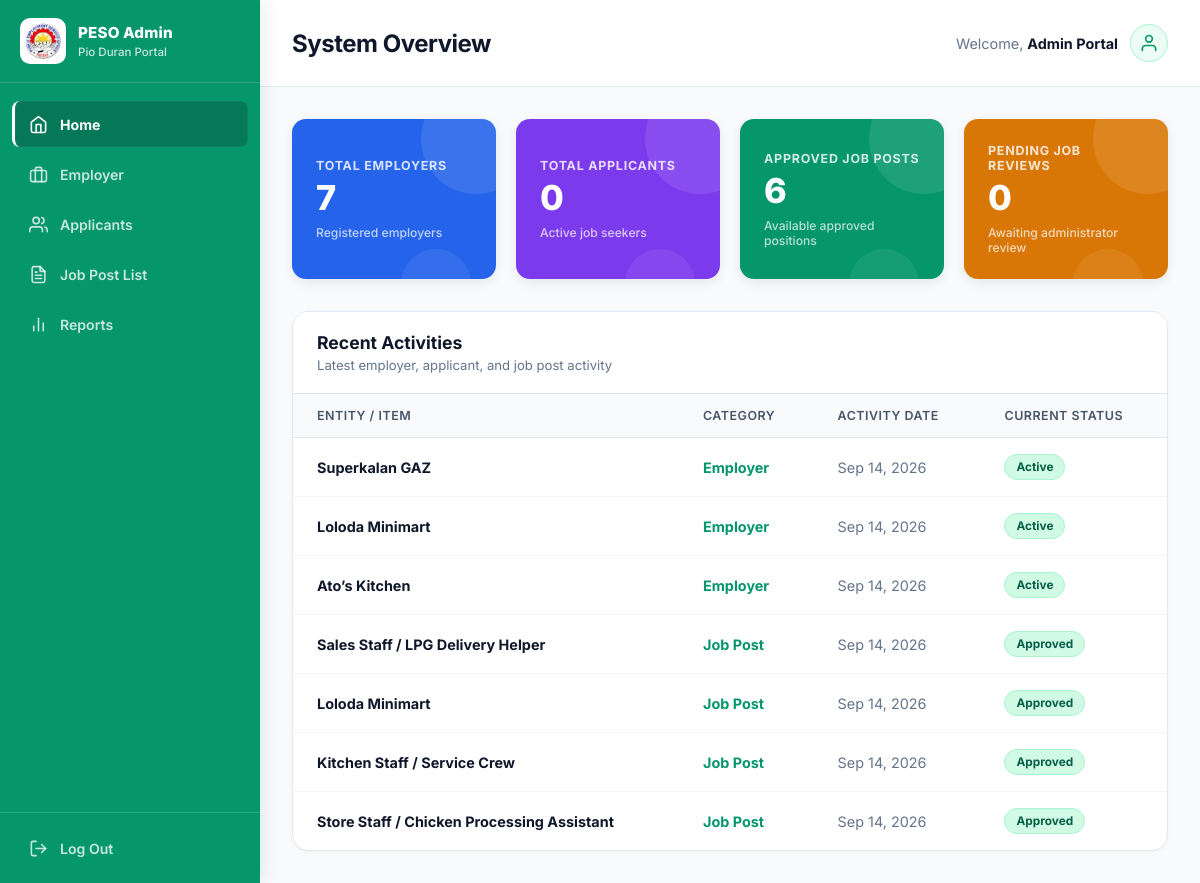
The page /peso/dashboard/ (signed in) on the database as committed earlier.
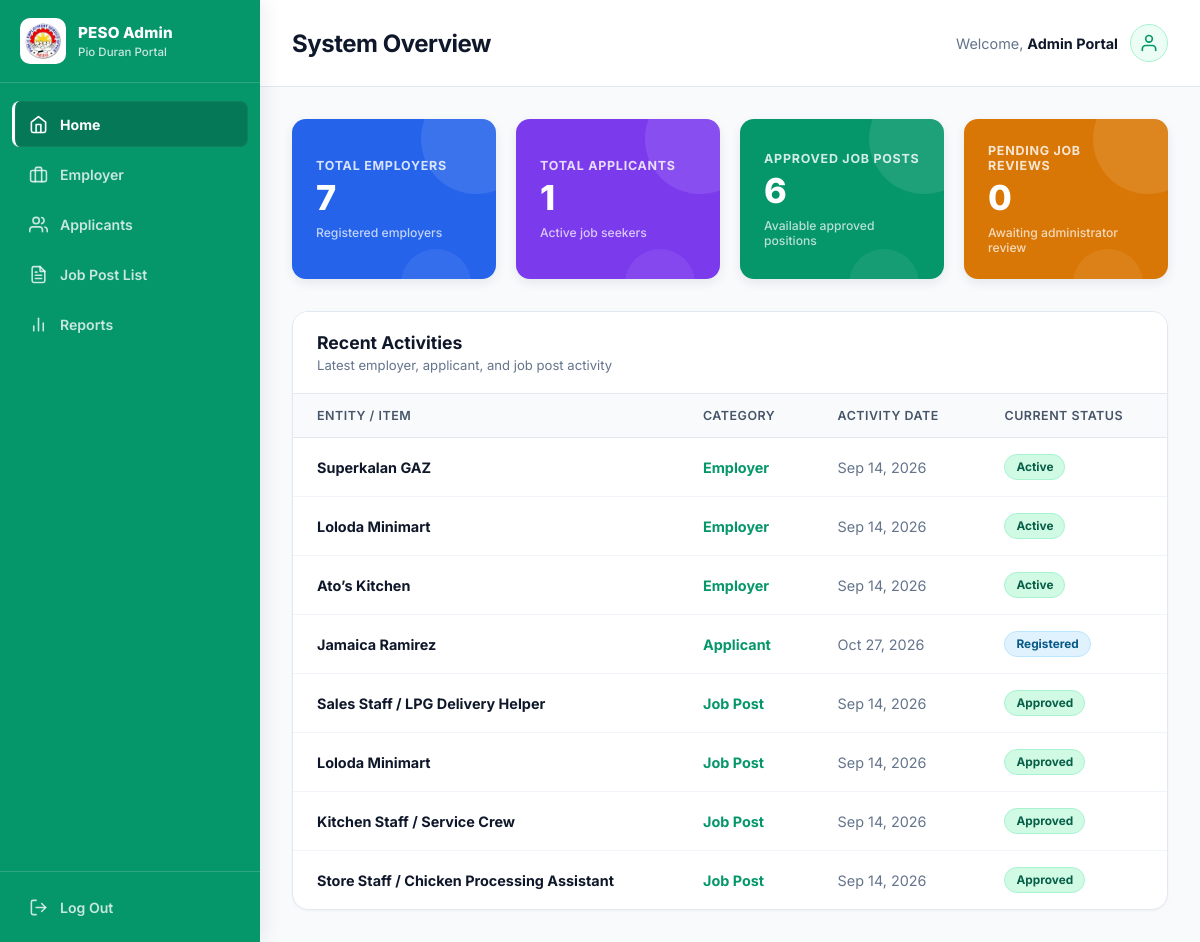
The same page on the database as committed later.
### employer/models.py (models this page shows, shortened)
class Employer(models.Model):
    employer = models.OneToOneField(User, on_delete=models.CASCADE)
    company_name = models.CharField(max_length=255)
    business_permit_no = models.CharField(max_length=255, unique=True)
    contact_no = models.CharField(max_length=11, unique=True)
    description = models.TextField()
    company_logo = models.ImageField(upload_to="company_logo")
    created_at = models.DateTimeField(auto_now_add=True)
    is_active = models.BooleanField(default=True)

class JobPost(models.Model):
    STATUS_CHOICES = (
        ("pending", "Pending Review"),
        ("approved", "Approved"),
        ("rejected", "Rejected"),
    )
    JOB_TYPE = (
        ("full_time", "Full Time"),
        ("part_time", "Part Time"),
        ("contract", "Contract"),
        ("internship", "Internship"),
        ("temporary", "Temporary"),
    )
    employer = models.ForeignKey(
        Employer,
        on_delete=models.CASCADE,
        related_name="jobs"
    )
    title = models.CharField(max_length=255)
    description = models.TextField()
    qualifications = models.TextField()
    responsibilities = models.TextField(blank=True)
    salary = models.DecimalField(
        max_digits=10,
        decimal_places=2,
        null=True,
        blank=True
    )
    location = models.CharField(max_length=255)
    job_type = models.CharField(
        max_length=20,
        choices=JOB_TYPE,
        default="full_time"
    )
    vacancies = models.PositiveIntegerField(default=1)
    deadline = models.DateField()
    status = models.CharField(
        max_length=20,
        choices=STATUS_CHOICES,
        default="pending"
    )
    admin_remarks = models.TextField(blank=True)
    created_at = models.DateTimeField(auto_now_add=True)
    updated_at = models.DateTimeField(auto_now=True)
    approved_at = models.DateTimeField(
        null=True,
        blank=True
    )

### applicant/models.py (models this page shows, shortened)
class Applicant(models.Model):
    user = models.OneToOneField(
        User,
        on_delete=models.CASCADE,
        related_name="applicant_profile"
    )
    first_name = models.CharField(max_length=266)
    last_name = models.CharField(max_length=266)
    middle_name = models.CharField(max_length=266)
    email = models.EmailField(unique=True)
    phone_number = models.CharField(max_length=11)
    skills = models.TextField(
        blank=True,
        null=True,
        help_text="Enter skills separated by commas. Example: Python, Django, React, SQL"
    )
    resume = models.FileField(upload_to="resume/")
    cover_letter = models.FileField(upload_to="cover/")

### user/models.py (models this page shows)
class User(AbstractUser):
    ROLE_CHOICES = (
        ("admin", "Admin"),
        ("employer", "Employer"),
        ("applicant", "Applicant"),
    )
    role = models.CharField(max_length=20, choices=ROLE_CHOICES, default="applicant")

### core/views.py (the view)
# urls.py: path('dashboard/', views.peso_dashboard, name='peso-dashboard'),
@login_required(login_url="login_user")
def peso_dashboard(request):
    context = {
        "total_employers": Employer.objects.count(),
        "active_applicants": Applicant.objects.count(),
        "open_jobs": JobPost.objects.filter(status="approved").count(),
        "pending_reviews": JobPost.objects.filter(status="pending").count(),
        "recent_employers": Employer.objects.order_by("-created_at")[:3],
        "recent_applicants": Applicant.objects.order_by("-user__date_joined")[:3],
        "recent_jobs": JobPost.objects.select_related("employer").order_by("-created_at")[:4],
    }
    return render(request, "pages/dashboard.html", context)

### core/templates/pages/dashboard.html (shortened to what the changed rows need)
{% extends 'base.html' %}
{% load static %}
{% block content %}
<header class="content-header">
    <div class="page-title">
        <h2>System Overview</h2>
    </div>
</header>
<div class="dashboard-workspace">
    <div class="stats-grid">
        <div class="stat-card applicants">
            <div class="stat-label">
                Total Applicants
            </div>
            <div class="stat-value">
                {{ active_applicants }}
            </div>
            <div class="stat-description">
                Active job seekers
            </div>
        </div>
    </div>
    <div class="data-card">
        <div class="table-responsive">
            <table>
                <thead>
                    <tr>
                        <th>
                            Entity / Item
                        </th>
                        <th>
                            Category
                        </th>
                        <th>
                            Activity Date
                        </th>
                        <th>
                            Current Status
                        </th>
                    </tr>
                </thead>
                <tbody>
                    {% for employer in recent_employers %}
                    <tr>
                        <td>
                            <strong>
                                {{ employer.company_name }}
                            </strong>
                        </td>
                        <td class="category-tag">
                            Employer
                        </td>
                        <td style="color: #64748b;">
                            {{ employer.created_at|date:"M d, Y" }}
                        </td>
                        <td>
                            {% if employer.is_active %}
                                <span class="badge-status active">
                                    Active
                                </span>
                            {% else %}
                                <span class="badge-status suspended">
                                    Suspended
                                </span>
                            {% endif %}
                        </td>
                    </tr>
                    {% endfor %}
                    {% for applicant in recent_applicants %}
                    <tr>
                        <td>
                            <strong>
                                {{ applicant.first_name }}
                                {{ applicant.last_name }}
                            </strong>
                        </td>
                        <td class="category-tag">
                            Applicant
                        </td>
                        <td style="color: #64748b;">
                            {{ applicant.user.date_joined|date:"M d, Y" }}
                        </td>
                        <td>
                            <span class="badge-status registered">
                                Registered
                            </span>
                        </td>
                    </tr>
                    {% endfor %}
                    {% for job in recent_jobs %}
                    <tr>
                        <td>
                            <strong>
                                {{ job.title }}
                            </strong>
                        </td>
                        <td class="category-tag">
                            Job Post
                        </td>
                        <td style="color: #64748b;">
                            {{ job.created_at|date:"M d, Y" }}
                        </td>
                        <td>
                            {% if job.status == "approved" or job.status == "Approved" %}
                                <span class="badge-status approved">
                                    Approved
                                </span>
                            {% elif job.status == "pending" or job.status == "Pending" %}
                                <span class="badge-status pending">
                                    Pending
                                </span>
                            {% else %}
                                <span class="badge-status suspended">
                                    {{ job.status }}
                                </span>
                            {% endif %}
                        </td>
                    </tr>
                    {% endfor %}
                </tbody>
            </table>
        </div>
    </div>
</div>
{% endblock %}

Rows that differ between the two databases and show on the page:
added Applicant: first_name "Jamaica", last_name "Ramirez", user.date_joined "Oct 27, 2026"
Other text that changed with them:
{{ active_applicants }}: "0" → "1"
